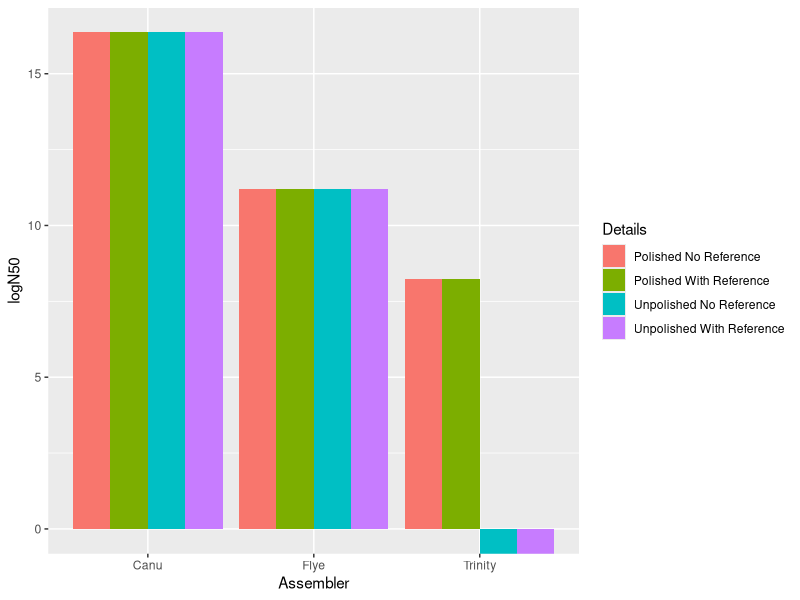
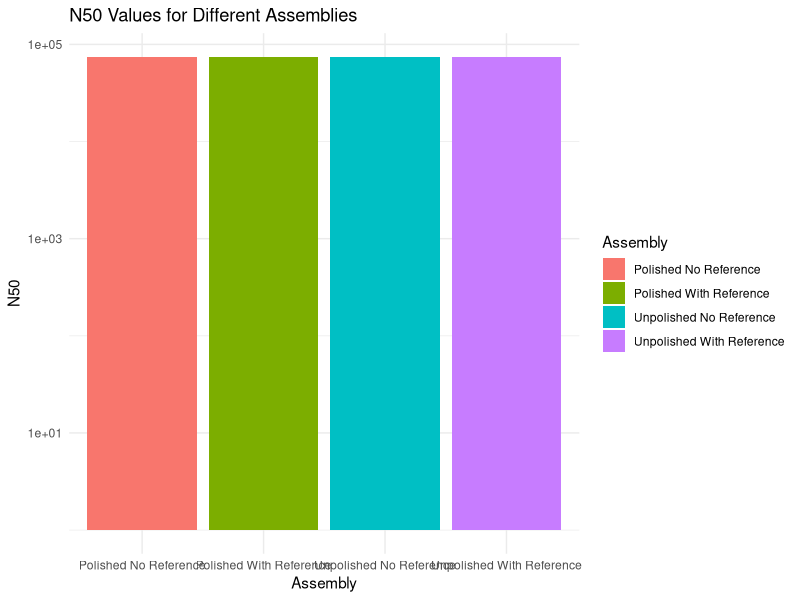

Write the R code that produced these figures, in order.
library(ggplot2)

# Create dataset 
Assembler <- c(rep("Flye",4),rep("Canu",4),rep("Trinity",4))
Details <- rep(c("Polished No Reference", "Unpolished No Reference","Polished With Reference","Unpolished With Reference"),3)
N50 <- c(74402,74302,74402,74302,12757100,12754050,12757100,12754050,3835,0,3835,0)
logN50 <- log(N50)
data <- data.frame(Assembler,Details,logN50)
# Plot
ggplot(data, aes(fill=Details, y=logN50, x=Assembler)) + 
  geom_bar(position="dodge", stat="identity")

#----------------------------------
# Canu
Assembly <- c("Polished No Reference", "Unpolished No Reference","Polished With Reference","Unpolished With Reference")
N50 <- c(74402,74302,74402,74302)
canu_data <- data.frame(Assembly,N50)

# plot 
ggplot(canu_data, aes(x = Assembly, y = N50, fill = Assembly)) +
  geom_bar(stat = "identity") + # You can customize colors as needed
  labs(title = "N50 Values for Different Assemblies", x = "Assembly", y = "N50") +
  theme_minimal() +
  scale_y_log10()  # Use a log scale on the y-axis